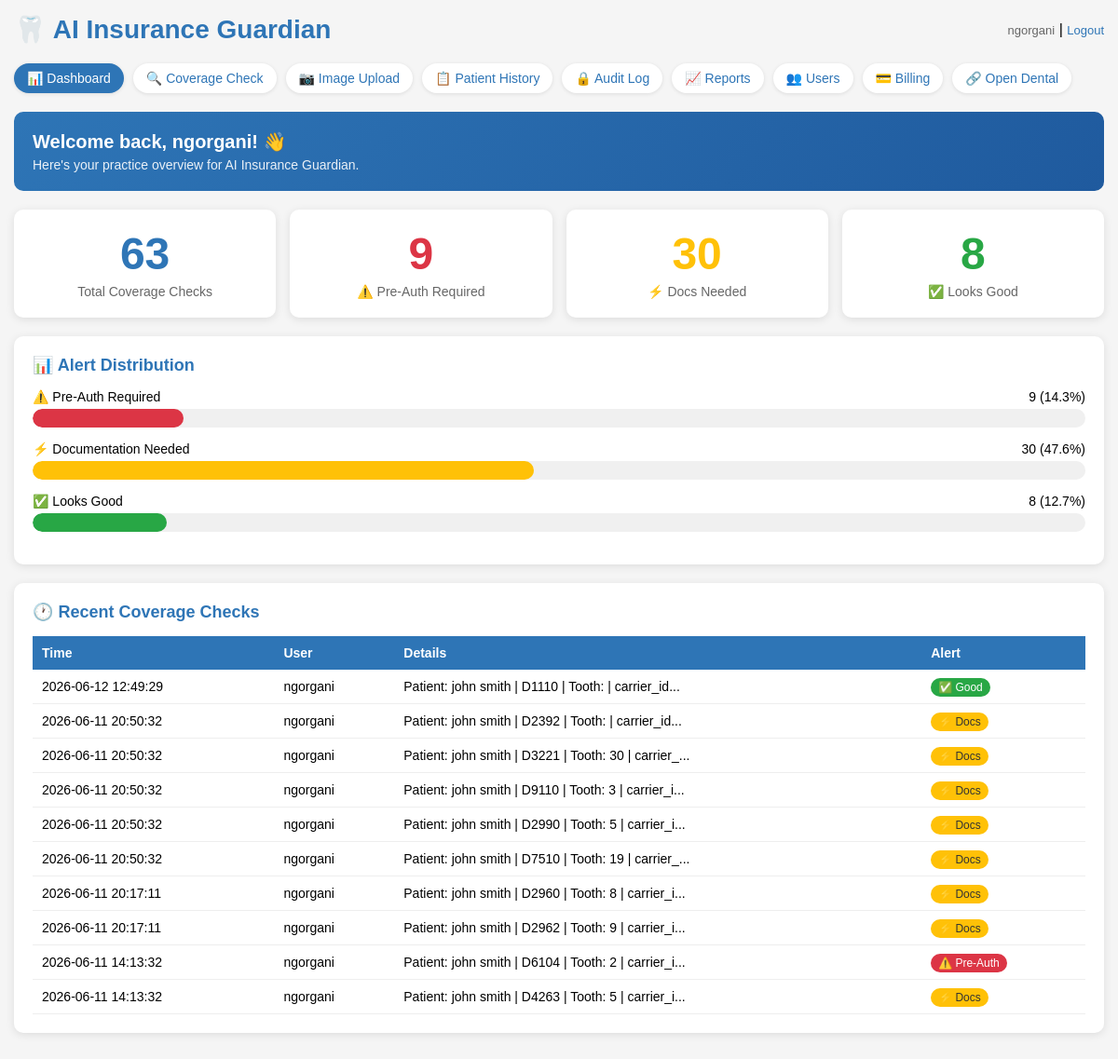
/dashboard (signed in), run on the app's committed database.
### tables this page shows
CREATE TABLE users (
            id INTEGER PRIMARY KEY,
            username TEXT UNIQUE NOT NULL,
            password TEXT NOT NULL,
            role TEXT DEFAULT 'staff'
        , pod TEXT DEFAULT NULL, year_level TEXT DEFAULT NULL, full_name TEXT DEFAULT NULL);

CREATE TABLE audit_log (id INTEGER PRIMARY KEY, username TEXT, action TEXT, details TEXT, timestamp TEXT);

### app.py (the view)
@app.route("/dashboard")
@login_required
def dashboard():
    conn = get_db()
    cursor = conn.cursor()
    cursor.execute("SELECT COUNT(*) FROM audit_log WHERE action = 'COVERAGE_CHECK'")
    total_checks = cursor.fetchone()[0]
    cursor.execute("SELECT COUNT(*) FROM audit_log WHERE action = 'COVERAGE_CHECK' AND details LIKE '%Alert: red%'")
    total_red = cursor.fetchone()[0]
    cursor.execute("SELECT COUNT(*) FROM audit_log WHERE action = 'COVERAGE_CHECK' AND details LIKE '%Alert: yellow%'")
    total_yellow = cursor.fetchone()[0]
    cursor.execute("SELECT COUNT(*) FROM audit_log WHERE action = 'COVERAGE_CHECK' AND details LIKE '%Alert: green%'")
    total_green = cursor.fetchone()[0]
    cursor.execute("SELECT * FROM audit_log WHERE action = 'COVERAGE_CHECK' ORDER BY timestamp DESC LIMIT 10")
    recent_checks = cursor.fetchall()
    conn.close()
    return render_template("dashboard.html", total_checks=total_checks, total_red=total_red,
        total_yellow=total_yellow, total_green=total_green, recent_checks=recent_checks)

### app.py (called while the page is built)
def get_db():
    conn = sqlite3.connect("insurance_guardian.db")
    conn.row_factory = sqlite3.Row
    return conn

@login_manager.user_loader
def load_user(user_id):
    conn = get_db()
    cursor = conn.cursor()
    cursor.execute("SELECT id, username, role, pod, year_level, full_name FROM users WHERE id = ?", (user_id,))
    row = cursor.fetchone()
    conn.close()
    if row:
        return User(row[0], row[1], row[2], row[3], row[4], row[5])
    return None

### templates/dashboard.html (shortened to what this page needs)
<!DOCTYPE html>
<html>
<head>
</head>
<body>
    <div class="header">
        <h1>🦷 AI Insurance Guardian</h1>
        <div>
            <span class="user-info">{{ current_user.username }}</span> |
            <a href="/logout" class="logout">Logout</a>
        </div>
    </div>
    <div class="nav">
        <a href="/dashboard" class="active">📊 Dashboard</a>
        <a href="/">🔍 Coverage Check</a>
        <a href="/upload">📷 Image Upload</a>
        <a href="/history">📋 Patient History</a>
        <a href="/audit">🔒 Audit Log</a>
        <a href="/reports">📈 Reports</a>
        <a href="/users">👥 Users</a>
        <a href="/billing">💳 Billing</a>
        <a href="/opendental">🔗 Open Dental</a>
    </div>
    <div class="welcome-box">
        <h2>Welcome back, {{ current_user.username }}! 👋</h2>
        <p>Here's your practice overview for AI Insurance Guardian.</p>
    </div>
    <div class="stats-grid">
        <div class="stat-card stat-total">
            <div class="stat-number">{{ total_checks }}</div>
            <div class="stat-label">Total Coverage Checks</div>
        </div>
        <div class="stat-card stat-red">
            <div class="stat-number">{{ total_red }}</div>
            <div class="stat-label">⚠️ Pre-Auth Required</div>
        </div>
        <div class="stat-card stat-yellow">
            <div class="stat-number">{{ total_yellow }}</div>
            <div class="stat-label">⚡ Docs Needed</div>
        </div>
        <div class="stat-card stat-green">
            <div class="stat-number">{{ total_green }}</div>
            <div class="stat-label">✅ Looks Good</div>
        </div>
    </div>
    {% if total_checks > 0 %}
    <div class="section-box">
        <h2>📊 Alert Distribution</h2>
        <div class="progress-bar-container">
            <div class="progress-label">
                <span>⚠️ Pre-Auth Required</span>
                <span>{{ total_red }} ({{ ((total_red / total_checks) * 100)|round(1) }}%)</span>
            </div>
            <div class="progress-bar">
                <div class="progress-fill-red" style="width: {{ ((total_red / total_checks) * 100)|round(1) }}%"></div>
            </div>
        </div>
        <div class="progress-bar-container">
            <div class="progress-label">
                <span>⚡ Documentation Needed</span>
                <span>{{ total_yellow }} ({{ ((total_yellow / total_checks) * 100)|round(1) }}%)</span>
            </div>
            <div class="progress-bar">
                <div class="progress-fill-yellow" style="width: {{ ((total_yellow / total_checks) * 100)|round(1) }}%"></div>
            </div>
        </div>
        <div class="progress-bar-container">
            <div class="progress-label">
                <span>✅ Looks Good</span>
                <span>{{ total_green }} ({{ ((total_green / total_checks) * 100)|round(1) }}%)</span>
            </div>
            <div class="progress-bar">
                <div class="progress-fill-green" style="width: {{ ((total_green / total_checks) * 100)|round(1) }}%"></div>
            </div>
        </div>
    </div>
    {% endif %}
    <div class="section-box">
        <h2>🕐 Recent Coverage Checks</h2>
        {% if recent_checks %}
        <table class="recent-table">
            <tr>
                <th>Time</th>
                <th>User</th>
                <th>Details</th>
                <th>Alert</th>
            </tr>
            {% for record in recent_checks %}
            <tr>
                <td>{{ record[4] }}</td>
                <td>{{ record[1] }}</td>
                <td>{{ record[3][:50] }}...</td>
                <td>
                    {% if 'Alert: red' in record[3] %}
                    <span class="badge-red">⚠️ Pre-Auth</span>
                    {% elif 'Alert: yellow' in record[3] %}
                    <span class="badge-yellow">⚡ Docs</span>
                    {% elif 'Alert: green' in record[3] %}
                    <span class="badge-green">✅ Good</span>
                    {% else %}
                    —
                    {% endif %}
                </td>
            </tr>
            {% endfor %}
        </table>
        {% else %}
        <p style="color:#666; text-align:center; padding:20px;">No coverage checks yet. Start by checking a patient's coverage!</p>
        {% endif %}
    </div>
</body>
</html>

### templates/dashboard.html (style rules this page uses)
* { box-sizing: border-box; margin: 0; padding: 0; }
body { font-family: Arial, sans-serif; background-color: #f5f5f5; padding: 15px; }
.header { display: flex; justify-content: space-between; align-items: center; margin-bottom: 20px; flex-wrap: wrap; gap: 10px; }
h1 { color: #2E75B6; font-size: clamp(20px, 4vw, 28px); }
.nav { display: flex; flex-wrap: wrap; gap: 10px; margin-bottom: 20px; }
.nav a { color: #2E75B6; text-decoration: none; font-size: 14px; background: white; padding: 8px 14px; border-radius: 20px; box-shadow: 0 1px 4px rgba(0,0,0,0.1); }
.nav a.active { background: #2E75B6; color: white; }
.user-info { color: #666; font-size: 13px; }
.logout { color: #2E75B6; text-decoration: none; font-size: 13px; }
.stats-grid { display: grid; grid-template-columns: repeat(auto-fit, minmax(180px, 1fr)); gap: 15px; margin-bottom: 20px; }
.stat-card { background: white; padding: 20px; border-radius: 10px; box-shadow: 0 2px 10px rgba(0,0,0,0.1); text-align: center; }
.stat-number { font-size: 48px; font-weight: bold; margin-bottom: 5px; }
.stat-label { color: #666; font-size: 14px; }
.stat-total .stat-number { color: #2E75B6; }
.stat-red .stat-number { color: #dc3545; }
.stat-yellow .stat-number { color: #ffc107; }
.stat-green .stat-number { color: #28a745; }
.section-box { background: white; padding: 20px; border-radius: 10px; box-shadow: 0 2px 10px rgba(0,0,0,0.1); margin-bottom: 20px; }
.section-box h2 { color: #2E75B6; margin-bottom: 15px; font-size: 18px; }
.progress-bar-container { margin-bottom: 15px; }
.progress-label { display: flex; justify-content: space-between; margin-bottom: 5px; font-size: 14px; }
.progress-bar { height: 20px; border-radius: 10px; background: #f0f0f0; overflow: hidden; }
.progress-fill-red { height: 100%; background: #dc3545; border-radius: 10px; }
.progress-fill-yellow { height: 100%; background: #ffc107; border-radius: 10px; }
.progress-fill-green { height: 100%; background: #28a745; border-radius: 10px; }
.recent-table { width: 100%; border-collapse: collapse; font-size: 14px; }
.recent-table th { background: #2E75B6; color: white; padding: 10px; text-align: left; }
.recent-table td { padding: 10px; border-bottom: 1px solid #eee; }
.badge-red { background: #dc3545; color: white; padding: 3px 8px; border-radius: 10px; font-size: 12px; }
.badge-yellow { background: #ffc107; color: #333; padding: 3px 8px; border-radius: 10px; font-size: 12px; }
.badge-green { background: #28a745; color: white; padding: 3px 8px; border-radius: 10px; font-size: 12px; }
.welcome-box { background: linear-gradient(135deg, #2E75B6, #1F5A9E); color: white; padding: 20px; border-radius: 10px; margin-bottom: 20px; }
.welcome-box h2 { font-size: 20px; margin-bottom: 5px; }
.welcome-box p { font-size: 14px; opacity: 0.9; }

### data on the page
users: username "ngorgani"
audit_log: timestamp "2026-06-12 12:49:29", username "ngorgani", details "Patient: john smith | D1110 | Tooth: | carrier_id", shows "✅ Good"
audit_log: timestamp "2026-06-11 20:50:32", username "ngorgani", details "Patient: john smith | D2392 | Tooth: | carrier_id", shows "⚡ Docs"
audit_log: timestamp "2026-06-11 20:50:32", username "ngorgani", details "Patient: john smith | D3221 | Tooth: 30 | carrier_", shows "⚡ Docs"
audit_log: timestamp "2026-06-11 20:50:32", username "ngorgani", details "Patient: john smith | D9110 | Tooth: 3 | carrier_i", shows "⚡ Docs"
audit_log: timestamp "2026-06-11 20:50:32", username "ngorgani", details "Patient: john smith | D2990 | Tooth: 5 | carrier_i", shows "⚡ Docs"
audit_log: timestamp "2026-06-11 20:50:32", username "ngorgani", details "Patient: john smith | D7510 | Tooth: 19 | carrier_", shows "⚡ Docs"
audit_log: timestamp "2026-06-11 20:17:11", username "ngorgani", details "Patient: john smith | D2960 | Tooth: 8 | carrier_i", shows "⚡ Docs"
audit_log: timestamp "2026-06-11 20:17:11", username "ngorgani", details "Patient: john smith | D2962 | Tooth: 9 | carrier_i", shows "⚡ Docs"
audit_log: timestamp "2026-06-11 14:13:32", username "ngorgani", details "Patient: john smith | D6104 | Tooth: 2 | carrier_i", shows "⚠️ Pre-Auth"
audit_log: timestamp "2026-06-11 14:13:32", username "ngorgani", details "Patient: john smith | D4263 | Tooth: 5 | carrier_i", shows "⚡ Docs"

### other printed values
{{ total_checks }} "63"
{{ total_red }} "9"
{{ total_yellow }} "30"
{{ total_green }} "8"
{{ ((total_red / total_checks) * 100)|round(1) }} "14.3"
{{ ((total_yellow / total_checks) * 100)|round(1) }} "47.6"
{{ ((total_green / total_checks) * 100)|round(1) }} "12.7"
